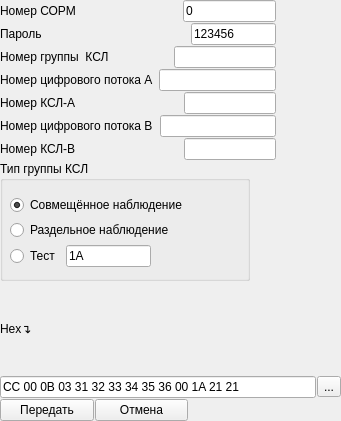
<?xml version="1.0" encoding="UTF-8"?>
<ui version="4.0">
 <class>form_command_11</class>
 <widget class="QWidget" name="form_command_11">
  <property name="geometry">
   <rect>
    <x>0</x>
    <y>0</y>
    <width>341</width>
    <height>421</height>
   </rect>
  </property>
  <property name="windowTitle">
   <string>Команда № 11 «Запрос на передачу информации о соответствии между КСЛ и группами»</string>
  </property>
  <widget class="QWidget" name="">
   <property name="geometry">
    <rect>
     <x>0</x>
     <y>0</y>
     <width>341</width>
     <height>421</height>
    </rect>
   </property>
   <layout class="QVBoxLayout" name="verticalLayout">
    <property name="spacing">
     <number>1</number>
    </property>
    <item>
     <layout class="QHBoxLayout" name="horizontalLayout_9">
      <item>
       <layout class="QVBoxLayout" name="verticalLayout_7">
        <property name="spacing">
         <number>1</number>
        </property>
        <item>
         <layout class="QHBoxLayout" name="horizontalLayout_11">
          <property name="spacing">
           <number>107</number>
          </property>
          <property name="rightMargin">
           <number>65</number>
          </property>
          <item>
           <widget class="QLabel" name="label_7">
            <property name="text">
             <string>Номер СОРМ</string>
            </property>
           </widget>
          </item>
          <item>
           <widget class="QLineEdit" name="lineEdit_8">
            <property name="text">
             <string>0</string>
            </property>
           </widget>
          </item>
         </layout>
        </item>
        <item>
         <layout class="QHBoxLayout" name="horizontalLayout_12">
          <property name="spacing">
           <number>149</number>
          </property>
          <property name="rightMargin">
           <number>65</number>
          </property>
          <item>
           <widget class="QLabel" name="label_8">
            <property name="text">
             <string>Пароль</string>
            </property>
           </widget>
          </item>
          <item>
           <widget class="QLineEdit" name="lineEdit_9">
            <property name="acceptDrops">
             <bool>true</bool>
            </property>
            <property name="layoutDirection">
             <enum>Qt::LeftToRight</enum>
            </property>
            <property name="text">
             <string>123456</string>
            </property>
           </widget>
          </item>
         </layout>
        </item>
        <item>
         <layout class="QHBoxLayout" name="horizontalLayout_13">
          <property name="spacing">
           <number>65</number>
          </property>
          <property name="rightMargin">
           <number>65</number>
          </property>
          <item>
           <widget class="QLabel" name="label_9">
            <property name="text">
             <string>Номер группы  КСЛ</string>
            </property>
           </widget>
          </item>
          <item>
           <widget class="QLineEdit" name="lineEdit_10"/>
          </item>
         </layout>
        </item>
        <item>
         <layout class="QHBoxLayout" name="horizontalLayout_8">
          <property name="spacing">
           <number>6</number>
          </property>
          <property name="rightMargin">
           <number>65</number>
          </property>
          <item>
           <widget class="QLabel" name="label_16">
            <property name="text">
             <string>Номер цифрового потока А</string>
            </property>
           </widget>
          </item>
          <item>
           <widget class="QLineEdit" name="lineEdit_17"/>
          </item>
         </layout>
        </item>
        <item>
         <layout class="QHBoxLayout" name="horizontalLayout_15">
          <property name="spacing">
           <number>108</number>
          </property>
          <property name="rightMargin">
           <number>65</number>
          </property>
          <item>
           <widget class="QLabel" name="label_15">
            <property name="text">
             <string>Номер КСЛ-А</string>
            </property>
           </widget>
          </item>
          <item>
           <widget class="QLineEdit" name="lineEdit_16"/>
          </item>
         </layout>
        </item>
        <item>
         <layout class="QHBoxLayout" name="horizontalLayout_10">
          <property name="spacing">
           <number>7</number>
          </property>
          <property name="rightMargin">
           <number>65</number>
          </property>
          <item>
           <widget class="QLabel" name="label_10">
            <property name="text">
             <string>Номер цифрового потока В</string>
            </property>
           </widget>
          </item>
          <item>
           <widget class="QLineEdit" name="lineEdit_12"/>
          </item>
         </layout>
        </item>
        <item>
         <layout class="QHBoxLayout" name="horizontalLayout_14">
          <property name="spacing">
           <number>108</number>
          </property>
          <property name="rightMargin">
           <number>65</number>
          </property>
          <item>
           <widget class="QLabel" name="label_11">
            <property name="text">
             <string>Номер КСЛ-В</string>
            </property>
           </widget>
          </item>
          <item>
           <widget class="QLineEdit" name="lineEdit_11"/>
          </item>
         </layout>
        </item>
       </layout>
      </item>
     </layout>
    </item>
    <item>
     <widget class="QGroupBox" name="groupBox_2">
      <property name="enabled">
       <bool>true</bool>
      </property>
      <property name="sizePolicy">
       <sizepolicy hsizetype="Fixed" vsizetype="Fixed">
        <horstretch>0</horstretch>
        <verstretch>0</verstretch>
       </sizepolicy>
      </property>
      <property name="minimumSize">
       <size>
        <width>250</width>
        <height>120</height>
       </size>
      </property>
      <property name="mouseTracking">
       <bool>false</bool>
      </property>
      <property name="acceptDrops">
       <bool>false</bool>
      </property>
      <property name="autoFillBackground">
       <bool>false</bool>
      </property>
      <property name="title">
       <string>Тип группы КСЛ</string>
      </property>
      <widget class="QWidget" name="layoutWidget_2">
       <property name="geometry">
        <rect>
         <x>10</x>
         <y>30</y>
         <width>227</width>
         <height>81</height>
        </rect>
       </property>
       <layout class="QVBoxLayout" name="verticalLayout_8">
        <property name="spacing">
         <number>1</number>
        </property>
        <item>
         <widget class="QRadioButton" name="radioButton_14">
          <property name="text">
           <string>Совмещённое наблюдение</string>
          </property>
          <property name="checked">
           <bool>true</bool>
          </property>
         </widget>
        </item>
        <item>
         <widget class="QRadioButton" name="radioButton_15">
          <property name="text">
           <string>Раздельное наблюдение</string>
          </property>
         </widget>
        </item>
        <item>
         <layout class="QHBoxLayout" name="horizontalLayout_2">
          <property name="spacing">
           <number>6</number>
          </property>
          <property name="rightMargin">
           <number>86</number>
          </property>
          <item>
           <widget class="QRadioButton" name="radioButton">
            <property name="text">
             <string>Тест</string>
            </property>
           </widget>
          </item>
          <item>
           <widget class="QLineEdit" name="lineEdit">
            <property name="text">
             <string>1A</string>
            </property>
           </widget>
          </item>
         </layout>
        </item>
       </layout>
      </widget>
     </widget>
    </item>
    <item>
     <widget class="QLabel" name="label_14">
      <property name="text">
       <string>Hex↴</string>
      </property>
     </widget>
    </item>
    <item>
     <layout class="QHBoxLayout" name="horizontalLayout_18">
      <item>
       <widget class="QLineEdit" name="lineEdit_15">
        <property name="enabled">
         <bool>true</bool>
        </property>
        <property name="text">
         <string>CC 00 0B 03 31 32 33 34 35 36 00 1A 21 21 </string>
        </property>
       </widget>
      </item>
      <item>
       <widget class="QToolButton" name="toolButton">
        <property name="text">
         <string>...</string>
        </property>
       </widget>
      </item>
     </layout>
    </item>
    <item>
     <layout class="QHBoxLayout" name="horizontalLayout">
      <property name="rightMargin">
       <number>153</number>
      </property>
      <item>
       <widget class="QPushButton" name="pushButton_2">
        <property name="text">
         <string>Передать</string>
        </property>
       </widget>
      </item>
      <item>
       <widget class="QPushButton" name="pushButton">
        <property name="text">
         <string>Отмена</string>
        </property>
       </widget>
      </item>
     </layout>
    </item>
   </layout>
  </widget>
  <zorder>groupBox_2</zorder>
  <zorder>layoutWidget</zorder>
  <zorder>label_14</zorder>
  <zorder>layoutWidget</zorder>
  <zorder>layoutWidget</zorder>
  <zorder>label_16</zorder>
  <zorder>radioButton</zorder>
  <zorder>lineEdit</zorder>
 </widget>
 <resources/>
 <connections/>
</ui>
